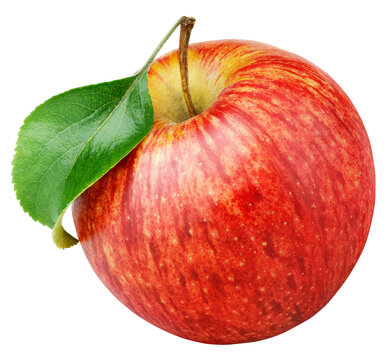
#> input picture dataset/Apple/Fresh/apple_fresh_001.jpg (1).jpg, 390 x 360 px; its folder holds only this picture in this run
$ python compare_models.py
#> lines starting #> are read from the running program, lines starting #| are printed output that depends on the picture; after the words box and inside, x2 and y2 are one past the last pixel; in counts of white or black regions, pixels touching at a corner belong together
### feature_extraction.py
# ============================================================
# Fruit Freshness Detection using Machine Learning
# Author: Ayesha Shafique
# Description:
# This module extracts image features that are later used
# to train the machine learning model for classifying
# fruits as Fresh or Rotten.
# ============================================================
# Import required libraries
import cv2
import numpy as np
# ------------------------------------------------------------
# Function: extract_features()
# Purpose:
# Reads an image and extracts important visual features
# for machine learning classification.
# ------------------------------------------------------------
def extract_features(image_path):
    # Reading image from disk
    image = cv2.imread(image_path)
#> image is the input picture: shape (360, 390, 3); mean B, G, R 142.6, 164.6, 222

    if image is None:
        return None

    image = cv2.resize(image, (128, 128))
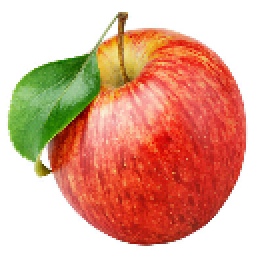
#> image: shape (128, 128, 3) (shown 2 times larger); mean B, G, R 142.6, 164.5, 221.9

    # RGB Mean
    rgb_mean = np.mean(image, axis=(0, 1))
#> rgb_mean = [142.6, 164.5, 221.9]

    # HSV Mean
    hsv = cv2.cvtColor(image, cv2.COLOR_BGR2HSV)
#> hsv: shape (128, 128, 3); mean H, S, V 11, 105.5, 227.9
    hsv_mean = np.mean(hsv, axis=(0, 1))
#> hsv_mean = [11.03, 105.5, 227.9]

    # Gray
    gray = cv2.cvtColor(image, cv2.COLOR_BGR2GRAY)
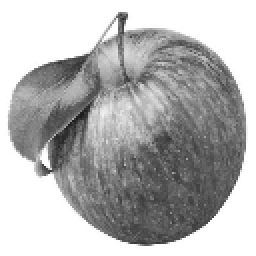
#> gray: shape (128, 128) (shown 2 times larger); min 26, max 255, mean 179.2

    # Brightness & Contrast
    brightness = np.mean(gray)
#> brightness = 179.2
    contrast = np.std(gray)
#> contrast = 70.08

    # Edge Density
    edges = cv2.Canny(gray, 100, 200)
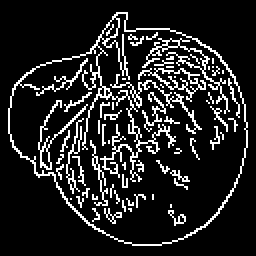
#> edges: shape (128, 128) (shown 2 times larger); 13.5% white in thin lines or dots, all inside (x1, y1, x2, y2) = (4, 6, 124, 123)
    edge_density = np.sum(edges > 0) / edges.size
#> edge_density = 0.135

    # Color Histogram
    hist = cv2.calcHist(
        [hsv],
        [0, 1],
        None,
        [8, 8],
        [0, 180, 0, 256]
    )
# Normalize the histogram so that feature values remain
# consistent even if image brightness or size varies.
    hist = cv2.normalize(hist, hist).flatten()
#> hist = 64 values, max 0.855 at index 0, min 0 at index 25, mean 0.0352
# Combine all extracted features into a single feature vector.
# This feature vector will be used by the Random Forest model
# during both training and prediction.
    features = np.hstack([
        rgb_mean,
        hsv_mean,
        brightness,
        contrast,
        edge_density,
        hist
    ])
#> features = 73 values, max 227.9 at index 5, min 0 at index 34, mean 15.41
# Return the complete feature vector to the machine
# learning pipeline.
    return features

### compare_models.py
import os
import numpy as np

from sklearn.model_selection import train_test_split

from sklearn.tree import DecisionTreeClassifier
from sklearn.neighbors import KNeighborsClassifier
from sklearn.ensemble import RandomForestClassifier
from sklearn.svm import SVC

from sklearn.metrics import accuracy_score

from feature_extraction import extract_features


# -----------------------------
# Configuration
# -----------------------------

DATASET_PATH = "dataset"

RANDOM_STATE = 42
TEST_SIZE = 0.20


# -----------------------------
# Class Labels
# -----------------------------

classes = {
    "Apple/Fresh": 0,
    "Apple/Rotten": 1,
    "Banana/Fresh": 2,
    "Banana/Rotten": 3,
    "Strawberry/Fresh": 4,
    "Strawberry/Rotten": 5
}


X = []
y = []

print("Loading Dataset...\n")

for class_name, label in classes.items():

    fruit, condition = class_name.split("/")

    folder = os.path.join(DATASET_PATH, fruit, condition)

    for image in os.listdir(folder):

        image_path = os.path.join(folder, image)

        features = extract_features(image_path)

        if features is not None:

            X.append(features)
            y.append(label)
#> pass 2 of the loop `for class_name, label in classes.items():`:
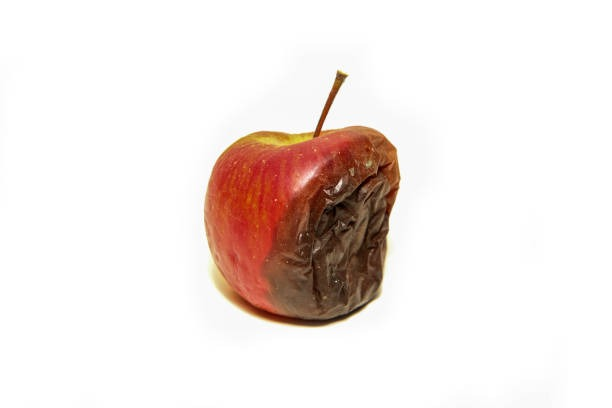
#> input picture dataset/Apple/Rotten/apple_rotten_001.jpg (1).jpg, 612 x 408 px
#> in extract_features, image is the input picture: shape (408, 612, 3); mean B, G, R 226.8, 230.5, 240
#> image: shape (128, 128, 3)
#> rgb_mean = [226.8, 230.4, 239.9]
#> hsv: shape (128, 128, 3); mean H, S, V 3.4, 22.7, 240
#> hsv_mean = [3.44, 22.72, 240]
#> in extract_features (call 2), `gray = cv2.cvtColor(image, cv2.COLOR_BGR2GRAY)`:
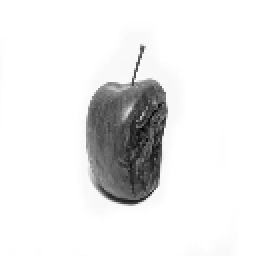
#> gray: shape (128, 128) (shown 2 times larger); min 3, max 255, mean 232.9
#> brightness = 232.9
#> contrast = 56.12
#> in extract_features (call 2), `edges = cv2.Canny(gray, 100, 200)`:
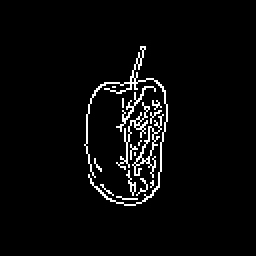
#> edges: shape (128, 128) (shown 2 times larger); 3.7% white in thin lines or dots, all inside (x1, y1, x2, y2) = (42, 23, 84, 103)
#> edge_density = 0.037
#> hist = 64 values, max 0.997 at index 0, min 0 at index 15, mean 0.0186
#> in extract_features (call 2), `features = np.hstack([ rgb_mean, hsv_mean, brightness, contrast, edge_..`: features = 73 values, max 240 at index 5, min 0 at index 24, mean 17.17

X = np.array(X)
y = np.array(y)

print(f"Total Samples : {len(X)}")


#> (the run stopped early here; a loop or call above may not have finished)
